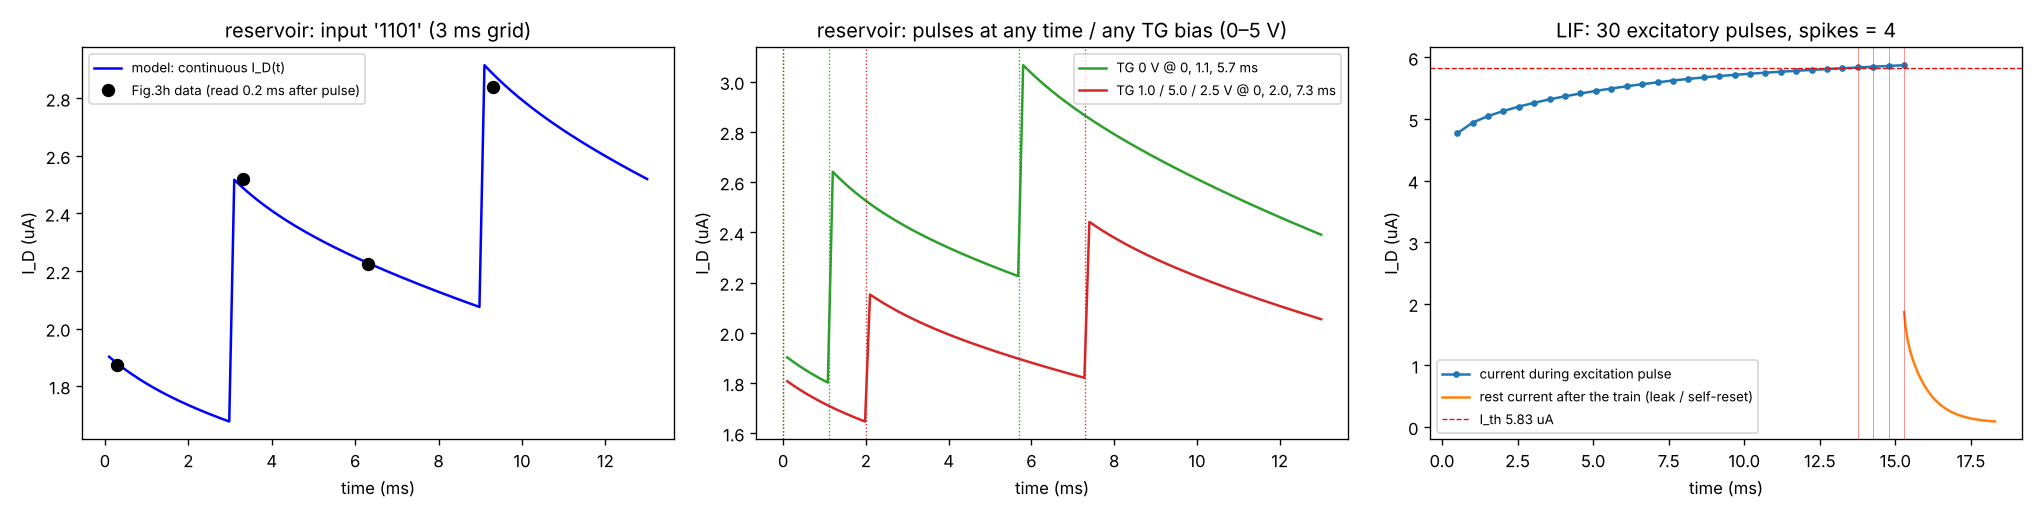

The Python source for this figure:
"""
펄스 사이의 실제 전류 궤적과, 3 ms 격자 밖 아무 시각·TG 전압에서 펄스를 줘도 계산되는지 보여주는 그림.
LIF 모드의 흥분 → leak → 발화 궤적도 함께 그린다.

    python examples/continuous_state.py   → examples/continuous_state.png
"""
from __future__ import annotations

import sys
from pathlib import Path

import numpy as np

HERE = Path(__file__).resolve().parent
sys.path.insert(0, str(HERE.parent))
sys.path.insert(0, str(HERE.parent / "fitting"))

from common import load_states  # noqa: E402
from lif import EXC_DELAY_S, EXC_WIDTH_S, LIFNeuron  # noqa: E402
from model import MPBTFT  # noqa: E402
from parameters import MPBTFTParams  # noqa: E402
from reservoir import BG_WIDTH_S, READ_DELAY_S  # noqa: E402

import matplotlib  # noqa: E402

matplotlib.use("Agg")
import matplotlib.pyplot as plt  # noqa: E402

p = MPBTFTParams.load()


def reservoir_traj(events, t_stop=13e-3, dt=20e-6):
    """events: [(시작 시각 s, V_TG)] — 4.0 V / 100 us 펄스. 펄스 밖 시각만 읽는다."""
    d = MPBTFT(p, mode="reservoir")
    ts, ys = [], []
    ev = sorted(events)
    t = 0.0
    while t < t_stop:
        if ev and ev[0][0] <= t + 1e-12:
            t0, vtg = ev.pop(0)
            d.apply_bg_pulse(t0, 4.0, BG_WIDTH_S, vtg)
            t = t0 + BG_WIDTH_S
        ts.append(t)
        ys.append(d.read_current(t))
        t += dt
    return np.array(ts) * 1e3, np.array(ys) * 1e6


fig, ax = plt.subplots(1, 3, figsize=(17, 4.3))
seqs, h = load_states("fig3h")
b = "1101"
t, y = reservoir_traj([(k * 3e-3, 0.0) for k in range(4) if b[k] == "1"])
ax[0].plot(t, y, "b-", lw=1.5, label="model: continuous I_D(t)")
xs = [(k * 3e-3 + BG_WIDTH_S + READ_DELAY_S) * 1e3 for k in range(4)]
ax[0].plot(xs, h[seqs.index(b)][1:] * 1e6, "ko", ms=7, label="Fig.3h data (read 0.2 ms after pulse)")
ax[0].set(title="reservoir: input '1101' (3 ms grid)", xlabel="time (ms)", ylabel="I_D (uA)")
ax[0].legend(fontsize=8)

for evs, lab, c in (([(0.0, 0.0), (1.1e-3, 0.0), (5.7e-3, 0.0)], "TG 0 V @ 0, 1.1, 5.7 ms", "tab:green"),
                    ([(0.0, 1.0), (2.0e-3, 5.0), (7.3e-3, 2.5)], "TG 1.0 / 5.0 / 2.5 V @ 0, 2.0, 7.3 ms", "tab:red")):
    t, y = reservoir_traj(evs)
    ax[1].plot(t, y, c=c, lw=1.5, label=lab)
    for te, _ in evs:
        ax[1].axvline(te * 1e3, c=c, ls=":", lw=0.8)
ax[1].set(title="reservoir: pulses at any time / any TG bias (0–5 V)", xlabel="time (ms)", ylabel="I_D (uA)")
ax[1].legend(fontsize=8)

d = MPBTFT(p, mode="lif")
n = LIFNeuron(d)
t_on, i_on, t_rest, i_rest = [], [], [], []
t = 0.0
for k in range(30):
    n.excite(t)
    t_on.append((t + EXC_WIDTH_S) * 1e3)
    i_on.append(d.last_event.id_during_pulse_A * 1e6)
    t += EXC_WIDTH_S + EXC_DELAY_S
for tt in np.linspace(t - EXC_DELAY_S, t + 3e-3, 200):
    t_rest.append(tt * 1e3)
    i_rest.append(d.read_current(tt) * 1e6)
ax[2].plot(t_on, i_on, "o-", ms=3, label="current during excitation pulse")
ax[2].plot(t_rest, i_rest, "-", label="rest current after the train (leak / self-reset)")
ax[2].axhline(n.threshold_A * 1e6, ls="--", c="r", lw=0.8, label=f"I_th {n.threshold_A * 1e6:.2f} uA")
for s in n.spikes_s:
    ax[2].axvline(s * 1e3, c="r", lw=0.5, alpha=0.5)
ax[2].set(title=f"LIF: 30 excitatory pulses, spikes = {len(n.spikes_s)}", xlabel="time (ms)", ylabel="I_D (uA)")
ax[2].legend(fontsize=8)
plt.tight_layout()
plt.savefig(HERE / "continuous_state.png", dpi=120)
print("saved examples/continuous_state.png")
